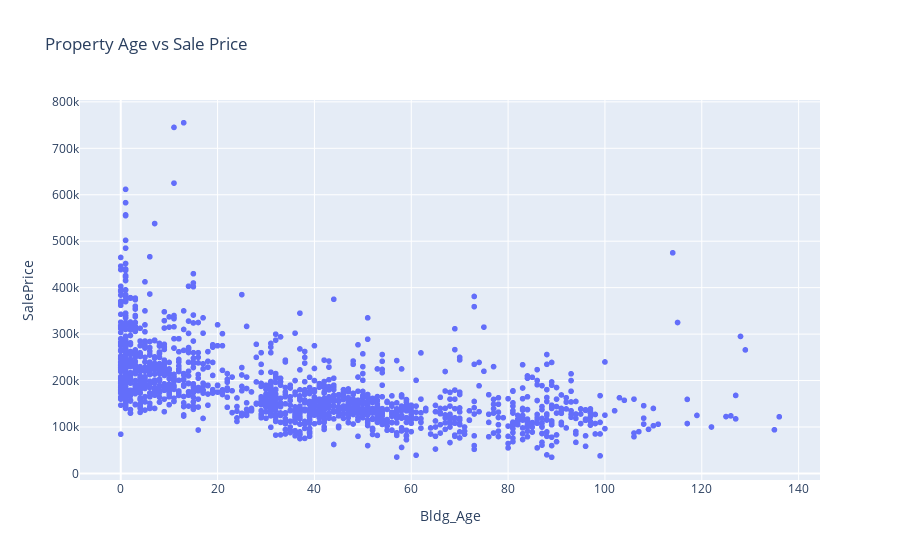

Notebook code cell kept with this figure:
### Markdown cell above
From the heatmap, it states that the OverallQuall, GrLivArea, TotalBsmtSF, 1stFlr, GaraageCars and GarageArea are the top 6 columns that has a high relationships with the SalePrice

### Code cell
price_age = px.scatter(num_train, x= num_train['Bldg_Age'], y='SalePrice', title='Property Age vs Sale Price')
price_age.show()

### Figure 1 — Plotly figure (JSON) as saved in the notebook; plotly's stock layout.template omitted (floating-point values rounded to 4 significant figures; data arrays with more than 128 entries replaced by an {"elided": "..."} marker saying what was removed)
{"data": [{"hovertemplate": "Bldg_Age=%{x}<br>SalePrice=%{y}<extra></extra>", "legendgroup": "", "marker": {"color": "#636efa", "symbol": "circle"}, "mode": "markers", "name": "", "showlegend": false, "type": "scattergl", "x": {"elided": "1460 int values"}, "xaxis": "x", "y": {"elided": "1460 int values"}, "yaxis": "y"}], "layout": {"legend": {"tracegroupgap": 0}, "title": {"text": "Property Age vs Sale Price"}, "xaxis": {"anchor": "y", "domain": [0, 1], "title": {"text": "Bldg_Age"}}, "yaxis": {"anchor": "x", "domain": [0, 1], "title": {"text": "SalePrice"}}}}
